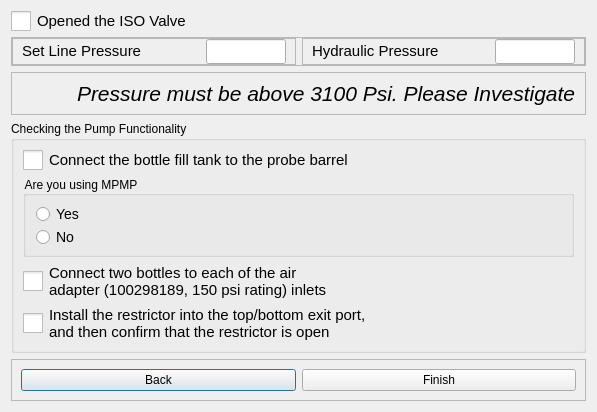
<?xml version="1.0" encoding="UTF-8"?>
<ui version="4.0">
 <class>Dialog</class>
 <widget class="QDialog" name="Dialog">
  <property name="geometry">
   <rect>
    <x>0</x>
    <y>0</y>
    <width>562</width>
    <height>392</height>
   </rect>
  </property>
  <property name="windowTitle">
   <string>Dialog</string>
  </property>
  <layout class="QVBoxLayout" name="verticalLayout_2">
   <item>
    <widget class="QCheckBox" name="checkBox_2">
     <property name="enabled">
      <bool>true</bool>
     </property>
     <property name="styleSheet">
      <string notr="true">QCheckBox {
    font-size: 15px; /* Larger text */
}
QCheckBox::indicator {
    width: 20px; /* Larger checkbox square */
    height: 20px; /* Larger checkbox square */
}</string>
     </property>
     <property name="text">
      <string>Opened the ISO Valve</string>
     </property>
    </widget>
   </item>
   <item>
    <widget class="QFrame" name="frame_5">
     <property name="frameShape">
      <enum>QFrame::Shape::StyledPanel</enum>
     </property>
     <property name="frameShadow">
      <enum>QFrame::Shadow::Raised</enum>
     </property>
     <layout class="QHBoxLayout" name="horizontalLayout_11">
      <property name="leftMargin">
       <number>0</number>
      </property>
      <property name="topMargin">
       <number>0</number>
      </property>
      <property name="rightMargin">
       <number>0</number>
      </property>
      <property name="bottomMargin">
       <number>0</number>
      </property>
      <item>
       <widget class="QFrame" name="frame_10">
        <property name="frameShape">
         <enum>QFrame::Shape::StyledPanel</enum>
        </property>
        <property name="frameShadow">
         <enum>QFrame::Shadow::Raised</enum>
        </property>
        <layout class="QHBoxLayout" name="horizontalLayout_5">
         <property name="topMargin">
          <number>0</number>
         </property>
         <property name="bottomMargin">
          <number>0</number>
         </property>
         <item>
          <widget class="QLabel" name="label_3">
           <property name="text">
            <string>&lt;html&gt;&lt;head/&gt;&lt;body&gt;&lt;p&gt;&lt;span style=&quot; font-size:11pt;&quot;&gt;Set Line Pressure&lt;/span&gt;&lt;/p&gt;&lt;/body&gt;&lt;/html&gt;</string>
           </property>
          </widget>
         </item>
         <item>
          <widget class="QLineEdit" name="lineEdit_2">
           <property name="minimumSize">
            <size>
             <width>80</width>
             <height>25</height>
            </size>
           </property>
           <property name="maximumSize">
            <size>
             <width>80</width>
             <height>25</height>
            </size>
           </property>
          </widget>
         </item>
        </layout>
       </widget>
      </item>
      <item>
       <widget class="QFrame" name="frame_11">
        <property name="frameShape">
         <enum>QFrame::Shape::StyledPanel</enum>
        </property>
        <property name="frameShadow">
         <enum>QFrame::Shadow::Raised</enum>
        </property>
        <layout class="QHBoxLayout" name="horizontalLayout_6">
         <property name="topMargin">
          <number>0</number>
         </property>
         <property name="bottomMargin">
          <number>0</number>
         </property>
         <item>
          <widget class="QLabel" name="label_4">
           <property name="text">
            <string>&lt;html&gt;&lt;head/&gt;&lt;body&gt;&lt;p&gt;&lt;span style=&quot; font-size:11pt;&quot;&gt;Hydraulic Pressure&lt;/span&gt;&lt;/p&gt;&lt;/body&gt;&lt;/html&gt;</string>
           </property>
          </widget>
         </item>
         <item>
          <widget class="QLineEdit" name="lineEdit_4">
           <property name="minimumSize">
            <size>
             <width>80</width>
             <height>25</height>
            </size>
           </property>
           <property name="maximumSize">
            <size>
             <width>80</width>
             <height>25</height>
            </size>
           </property>
          </widget>
         </item>
        </layout>
       </widget>
      </item>
     </layout>
    </widget>
   </item>
   <item>
    <widget class="QFrame" name="frame_18">
     <property name="frameShape">
      <enum>QFrame::Shape::StyledPanel</enum>
     </property>
     <property name="frameShadow">
      <enum>QFrame::Shadow::Raised</enum>
     </property>
     <layout class="QHBoxLayout" name="horizontalLayout_18">
      <property name="spacing">
       <number>15</number>
      </property>
      <property name="topMargin">
       <number>0</number>
      </property>
      <property name="bottomMargin">
       <number>0</number>
      </property>
      <item>
       <widget class="QLabel" name="label_20">
        <property name="minimumSize">
         <size>
          <width>41</width>
          <height>41</height>
         </size>
        </property>
        <property name="maximumSize">
         <size>
          <width>41</width>
          <height>41</height>
         </size>
        </property>
        <property name="text">
         <string/>
        </property>
        <property name="pixmap">
         <pixmap resource="../../Images.qrc">:/Icons/Icons/risk-icon.png</pixmap>
        </property>
        <property name="scaledContents">
         <bool>true</bool>
        </property>
       </widget>
      </item>
      <item>
       <widget class="QLabel" name="label_21">
        <property name="text">
         <string>&lt;html&gt;&lt;head/&gt;&lt;body&gt;&lt;p&gt;&lt;span style=&quot; font-size:16pt; font-style:italic;&quot;&gt;Pressure must be above 3100 Psi. Please Investigate&lt;/span&gt;&lt;/p&gt;&lt;/body&gt;&lt;/html&gt;</string>
        </property>
       </widget>
      </item>
     </layout>
    </widget>
   </item>
   <item>
    <widget class="QGroupBox" name="groupBox">
     <property name="title">
      <string>Checking the Pump Functionality</string>
     </property>
     <layout class="QVBoxLayout" name="verticalLayout">
      <item>
       <widget class="QCheckBox" name="checkBox_1">
        <property name="enabled">
         <bool>true</bool>
        </property>
        <property name="styleSheet">
         <string notr="true">QCheckBox {
    font-size: 15px; /* Larger text */
}
QCheckBox::indicator {
    width: 20px; /* Larger checkbox square */
    height: 20px; /* Larger checkbox square */
}</string>
        </property>
        <property name="text">
         <string>Connect the bottle fill tank to the probe barrel</string>
        </property>
       </widget>
      </item>
      <item>
       <widget class="QGroupBox" name="groupBox_1">
        <property name="styleSheet">
         <string notr="true">QGroupBox::title {
    font-size: 16px;
}
</string>
        </property>
        <property name="title">
         <string>Are you using MPMP</string>
        </property>
        <property name="checkable">
         <bool>false</bool>
        </property>
        <property name="checked">
         <bool>false</bool>
        </property>
        <layout class="QVBoxLayout" name="verticalLayout_11">
         <item>
          <widget class="QRadioButton" name="radioButton_2">
           <property name="styleSheet">
            <string notr="true">QRadioButton{
    font-size: 14px; /* Larger text */
}
QRadioButton::indicator {
    width: 15px; /* Larger checkbox square */
    height: 15px; /* Larger checkbox square */
}</string>
           </property>
           <property name="text">
            <string>Yes</string>
           </property>
          </widget>
         </item>
         <item>
          <widget class="QRadioButton" name="radioButton_1">
           <property name="styleSheet">
            <string notr="true">QRadioButton{
    font-size: 14px; /* Larger text */
}
QRadioButton::indicator {
    width: 15px; /* Larger checkbox square */
    height: 15px; /* Larger checkbox square */
}</string>
           </property>
           <property name="text">
            <string>No</string>
           </property>
          </widget>
         </item>
        </layout>
       </widget>
      </item>
      <item>
       <widget class="QCheckBox" name="checkBox_4">
        <property name="enabled">
         <bool>true</bool>
        </property>
        <property name="styleSheet">
         <string notr="true">QCheckBox {
    font-size: 15px; /* Larger text */
}
QCheckBox::indicator {
    width: 20px; /* Larger checkbox square */
    height: 20px; /* Larger checkbox square */
}</string>
        </property>
        <property name="text">
         <string>Connect two bottles to each of the air 
adapter (100298189, 150 psi rating) inlets</string>
        </property>
       </widget>
      </item>
      <item>
       <widget class="QCheckBox" name="checkBox_3">
        <property name="enabled">
         <bool>true</bool>
        </property>
        <property name="styleSheet">
         <string notr="true">QCheckBox {
    font-size: 15px; /* Larger text */
}
QCheckBox::indicator {
    width: 20px; /* Larger checkbox square */
    height: 20px; /* Larger checkbox square */
}</string>
        </property>
        <property name="text">
         <string>Install the restrictor into the top/bottom exit port,
and then confirm that the restrictor is open</string>
        </property>
       </widget>
      </item>
     </layout>
    </widget>
   </item>
   <item>
    <widget class="QFrame" name="frame">
     <property name="frameShape">
      <enum>QFrame::Shape::StyledPanel</enum>
     </property>
     <property name="frameShadow">
      <enum>QFrame::Shadow::Raised</enum>
     </property>
     <layout class="QHBoxLayout" name="horizontalLayout">
      <item>
       <widget class="QPushButton" name="pushButton_2">
        <property name="text">
         <string>Back</string>
        </property>
       </widget>
      </item>
      <item>
       <widget class="QPushButton" name="pushButton">
        <property name="text">
         <string>Finish</string>
        </property>
       </widget>
      </item>
     </layout>
    </widget>
   </item>
  </layout>
 </widget>
 <resources>
  <include location="../../Images.qrc"/>
  <include location="C:/Users/archi/AppData/Local/Programs/Python/Python313/Lib/site-packages/PySide6/Images.qrc"/>
 </resources>
 <connections/>
</ui>
